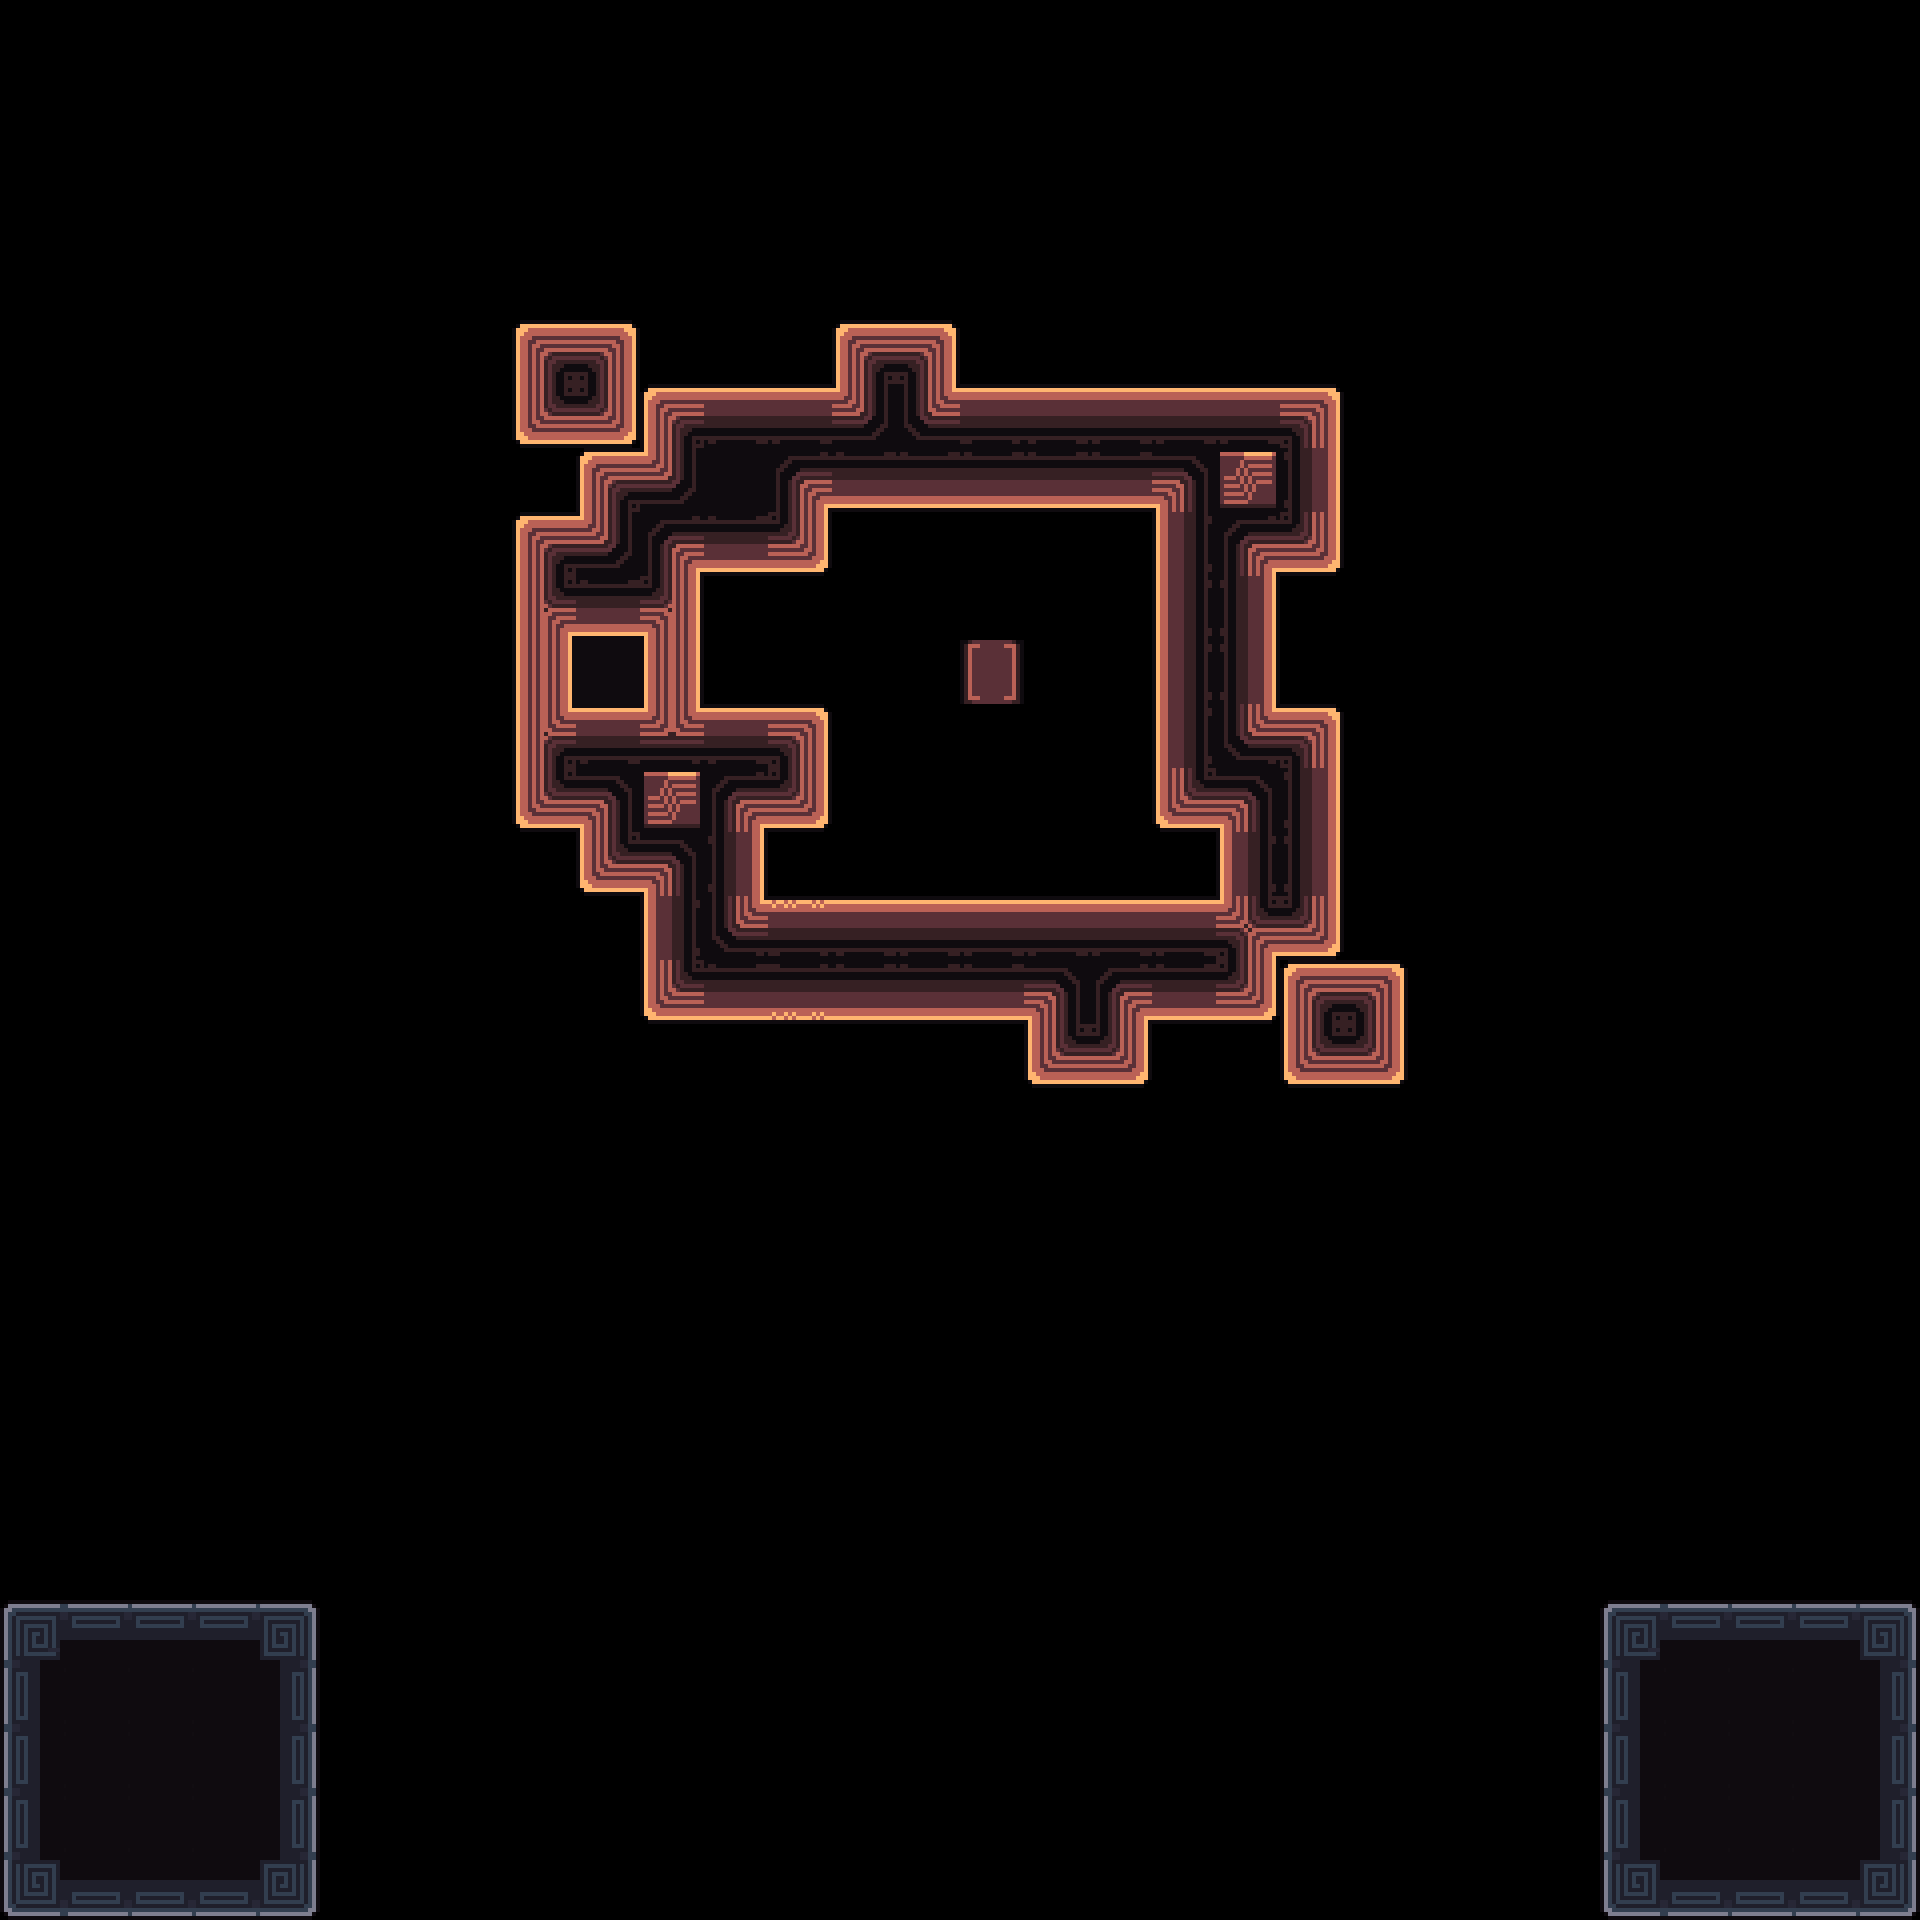

This game map was drawn from its Tiled (.tmx) file and the tilesets committed beside it. A one-line description and the full map source follow:
An orthogonal 30x30 tile map with 64x64 px tiles, 3 tile layers (Decoration, Main, Exit) and 12 objects (4x 1, 4x Spike, Camera1, Camera2, Unactive, ...).

<map version="1.10" tiledversion="1.11.2" orientation="orthogonal" renderorder="right-down" width="30" height="30" tilewidth="64" tileheight="64" infinite="0" nextlayerid="7" nextobjectid="73">
 <tileset firstgid="1" source="../tilesets/tileset_d.tsx" />
 <objectgroup id="4" name="Triggers" visible="0">
  <object id="23" name="Camera1" x="960" y="672">
   <point />
  </object>
  <object id="24" name="Camera2" x="704" y="480">
   <point />
  </object>
  <object id="29" name="Unactive" x="0" y="1600" width="320" height="320" />
  <object id="70" name="Data" type="1" x="0" y="0" width="63.6932" height="63.6932">
   <properties>
    <property name="bg" value="orange" />
    <property name="level_number" type="int" value="21" />
    <property name="level_unlock" value="17, 22" />
   </properties>
  </object>
  <object id="71" name="Win" x="0" y="64" width="1920" height="1216" />
 </objectgroup>
 <layer id="3" name="Decoration" width="30" height="30">
  <data encoding="csv">
0,0,0,0,0,0,0,0,0,0,0,0,0,0,0,0,0,0,0,0,0,0,0,0,0,0,0,0,0,0,
0,0,0,0,0,0,0,0,0,0,0,0,0,0,0,0,0,0,0,0,0,0,0,0,0,0,0,0,0,0,
0,0,0,0,0,0,0,0,0,0,0,0,0,0,0,0,0,0,0,0,0,0,0,0,0,0,0,0,0,0,
0,0,0,0,0,0,0,0,0,0,0,0,0,0,0,0,0,0,0,0,0,0,0,0,0,0,0,0,0,0,
0,0,0,0,0,0,0,0,0,0,0,0,0,0,0,0,0,0,0,0,0,0,0,0,0,0,0,0,0,0,
0,0,0,0,0,0,0,0,0,0,0,0,0,0,0,0,0,0,0,0,0,0,0,0,0,0,0,0,0,0,
0,0,0,0,0,0,0,0,0,0,0,0,0,0,0,0,0,0,0,0,0,0,0,0,0,0,0,0,0,0,
0,0,0,0,0,0,0,0,0,0,0,0,0,0,0,0,0,0,0,0,0,0,0,0,0,0,0,0,0,0,
0,0,0,0,0,0,0,0,0,0,0,0,0,0,0,0,0,0,0,0,0,0,0,0,0,0,0,0,0,0,
0,0,0,0,0,0,0,0,0,0,0,0,0,0,0,0,0,0,0,0,0,0,0,0,0,0,0,0,0,0,
0,0,0,0,0,0,0,0,0,0,0,0,0,0,0,77,0,0,0,0,0,0,0,0,0,0,0,0,0,0,
0,0,0,0,0,0,0,0,0,0,0,0,0,0,0,0,0,0,0,0,0,0,0,0,0,0,0,0,0,0,
0,0,0,0,0,0,0,0,0,0,0,0,0,0,0,0,0,0,0,0,0,0,0,0,0,0,0,0,0,0,
0,0,0,0,0,0,0,0,0,0,0,0,0,0,0,0,0,0,0,0,0,0,0,0,0,0,0,0,0,0,
0,0,0,0,0,0,0,0,0,0,0,0,0,0,0,0,0,0,0,0,0,0,0,0,0,0,0,0,0,0,
0,0,0,0,0,0,0,0,0,0,0,0,0,0,0,0,0,0,0,0,0,0,0,0,0,0,0,0,0,0,
0,0,0,0,0,0,0,0,0,0,0,0,0,0,0,0,0,0,0,0,0,0,0,0,0,0,0,0,0,0,
0,0,0,0,0,0,0,0,0,0,0,0,0,0,0,0,0,0,0,0,0,0,0,0,0,0,0,0,0,0,
0,0,0,0,0,0,0,0,0,0,0,0,0,0,0,0,0,0,0,0,0,0,0,0,0,0,0,0,0,0,
0,0,0,0,0,0,0,0,0,0,0,0,0,0,0,0,0,0,0,0,0,0,0,0,0,0,0,0,0,0,
0,0,0,0,0,0,0,0,0,0,0,0,0,0,0,0,0,0,0,0,0,0,0,0,0,0,0,0,0,0,
0,0,0,0,0,0,0,0,0,0,0,0,0,0,0,0,0,0,0,0,0,0,0,0,0,0,0,0,0,0,
0,0,0,0,0,0,0,0,0,0,0,0,0,0,0,0,0,0,0,0,0,0,0,0,0,0,0,0,0,0,
0,0,0,0,0,0,0,0,0,0,0,0,0,0,0,0,0,0,0,0,0,0,0,0,0,0,0,0,0,0,
0,0,0,0,0,0,0,0,0,0,0,0,0,0,0,0,0,0,0,0,0,0,0,0,0,0,0,0,0,0,
0,0,0,0,0,0,0,0,0,0,0,0,0,0,0,0,0,0,0,0,0,0,0,0,0,0,0,0,0,0,
0,0,0,0,0,0,0,0,0,0,0,0,0,0,0,0,0,0,0,0,0,0,0,0,0,0,0,0,0,0,
0,0,0,0,0,0,0,0,0,0,0,0,0,0,0,0,0,0,0,0,0,0,0,0,0,0,0,0,0,0,
0,0,0,0,0,0,0,0,0,0,0,0,0,0,0,0,0,0,0,0,0,0,0,0,0,0,0,0,0,0,
0,0,0,0,0,0,0,0,0,0,0,0,0,0,0,0,0,0,0,0,0,0,0,0,0,0,0,0,0,0
</data>
 </layer>
 <layer id="1" name="Main" width="30" height="30">
  <data encoding="csv">
0,0,0,0,0,0,0,0,0,0,0,0,0,0,0,0,0,0,0,0,0,0,0,0,0,0,0,0,0,0,
0,0,0,0,0,0,0,0,0,0,0,0,0,0,0,0,0,0,0,0,0,0,0,0,0,0,0,0,0,0,
0,0,0,0,0,0,0,0,0,0,0,0,0,0,0,0,0,0,0,0,0,0,0,0,0,0,0,0,0,0,
0,0,0,0,0,0,0,0,0,0,0,0,0,0,0,0,0,0,0,0,0,0,0,0,0,0,0,0,0,0,
0,0,0,0,0,0,0,0,0,0,0,0,0,0,0,0,0,0,0,0,0,0,0,0,0,0,0,0,0,0,
0,0,0,0,0,0,0,0,58,63,0,0,0,58,3221225566,0,0,0,0,0,0,0,0,0,0,0,0,0,0,0,
0,0,0,0,0,0,0,0,94,99,58,59,0,61,3221225569,0,0,59,59,59,63,0,0,0,0,0,0,0,0,0,
0,0,0,0,0,0,0,0,0,58,61,0,0,95,95,0,0,95,97,80,81,0,0,0,0,0,0,0,0,0,
0,0,0,0,0,0,0,0,58,61,98,95,0,0,0,0,0,0,76,98,99,0,0,0,0,0,0,0,0,0,
0,0,0,0,0,0,0,0,3221225546,1073741883,1073741898,0,0,0,0,0,0,0,76,81,0,0,0,0,0,0,0,0,0,0,
0,0,0,0,0,0,0,0,73,80,0,0,0,0,0,0,0,0,0,0,0,0,0,0,0,0,0,0,0,0,
0,0,0,0,0,0,0,0,2147483722,59,1073741915,59,0,0,0,0,0,0,76,62,63,0,0,0,0,0,0,0,0,0,
0,0,0,0,0,0,0,0,94,97,80,98,0,0,0,0,0,0,94,97,81,0,0,0,0,0,0,0,0,0,
0,0,0,0,0,0,0,0,0,94,97,81,0,0,0,0,0,0,0,76,81,0,0,0,0,0,0,0,0,0,
0,0,0,0,0,0,0,0,0,0,76,62,0,59,59,0,0,59,59,93,99,0,0,0,0,0,0,0,0,0,
0,0,0,0,0,0,0,0,0,0,94,95,0,95,95,0,0,98,95,99,58,63,0,0,0,0,0,0,0,0,
0,0,0,0,0,0,0,0,0,0,0,0,0,0,0,0,0,99,0,0,94,99,0,0,0,0,0,0,0,0,
0,0,0,0,0,0,0,0,0,0,0,0,0,0,0,0,0,0,0,0,0,0,0,0,0,0,0,0,0,0,
0,0,0,0,0,0,0,0,0,0,0,0,0,0,0,0,0,0,0,0,0,0,0,0,0,0,0,0,0,0,
0,0,0,0,0,0,0,0,0,0,0,0,0,0,0,0,0,0,0,0,0,0,0,0,0,0,0,0,0,0,
0,0,0,0,0,0,0,0,0,0,0,0,0,0,0,0,0,0,0,0,0,0,0,0,0,0,0,0,0,0,
0,0,0,0,0,0,0,0,0,0,0,0,0,0,0,0,0,0,0,0,0,0,0,0,0,0,0,0,0,0,
0,0,0,0,0,0,0,0,0,0,0,0,0,0,0,0,0,0,0,0,0,0,0,0,0,0,0,0,0,0,
0,0,0,0,0,0,0,0,0,0,0,0,0,0,0,0,0,0,0,0,0,0,0,0,0,0,0,0,0,0,
0,0,0,0,0,0,0,0,0,0,0,0,0,0,0,0,0,0,0,0,0,0,0,0,0,0,0,0,0,0,
10,12,12,12,15,0,0,0,0,0,0,0,0,0,0,0,0,0,0,0,0,0,0,0,0,10,12,12,12,15,
28,32,32,32,33,0,0,0,0,0,0,0,0,0,0,0,0,0,0,0,0,0,0,0,0,28,32,32,32,33,
28,32,32,32,33,0,0,0,0,0,0,0,0,0,0,0,0,0,0,0,0,0,0,0,0,28,32,32,32,33,
28,32,32,32,33,0,0,0,0,0,0,0,0,0,0,0,0,0,0,0,0,0,0,0,0,28,32,32,32,33,
46,48,48,48,51,0,0,0,0,0,0,0,0,0,0,0,0,0,0,0,0,0,0,0,0,46,48,48,48,51
</data>
 </layer>
 <layer id="6" name="Exit" width="30" height="30">
  <data encoding="csv">
0,0,0,0,0,0,0,0,0,0,0,0,0,0,0,0,0,0,0,0,0,0,0,0,0,0,0,0,0,0,
0,0,0,0,0,0,0,0,0,0,0,0,0,0,0,0,0,0,0,0,0,0,0,0,0,0,0,0,0,0,
0,0,0,0,0,0,0,0,0,0,0,0,0,0,0,0,0,0,0,0,0,0,0,0,0,0,0,0,0,0,
0,0,0,0,0,0,0,0,0,0,0,0,0,0,0,0,0,0,0,0,0,0,0,0,0,0,0,0,0,0,
0,0,0,0,0,0,0,0,0,0,0,0,0,0,0,0,0,0,0,0,0,0,0,0,0,0,0,0,0,0,
0,0,0,0,0,0,0,0,0,0,0,0,0,0,0,0,0,0,0,0,0,0,0,0,0,0,0,0,0,0,
0,0,0,0,0,0,0,0,0,0,0,0,59,0,0,3221225567,59,0,0,0,0,0,0,0,0,0,0,0,0,0,
0,0,0,0,0,0,0,0,0,0,0,80,98,0,0,95,95,0,0,78,0,0,0,0,0,0,0,0,0,0,
0,0,0,0,0,0,0,0,0,0,0,0,99,0,0,0,0,0,0,0,0,0,0,0,0,0,0,0,0,0,
0,0,0,0,0,0,0,0,0,0,0,0,0,0,0,0,0,0,0,0,0,0,0,0,0,0,0,0,0,0,
0,0,0,0,0,0,0,0,0,0,73,0,0,0,0,0,0,0,76,81,0,0,0,0,0,0,0,0,0,0,
0,0,0,0,0,0,0,0,0,0,0,0,63,0,0,0,0,0,0,0,0,0,0,0,0,0,0,0,0,0,
0,0,0,0,0,0,0,0,0,0,78,0,99,0,0,0,0,0,0,0,0,0,0,0,0,0,0,0,0,0,
0,0,0,0,0,0,0,0,0,0,0,0,0,0,0,0,0,0,0,0,0,0,0,0,0,0,0,0,0,0,
0,0,0,0,0,0,0,0,0,0,0,0,60,0,0,59,59,0,0,0,0,0,0,0,0,0,0,0,0,0,
0,0,0,0,0,0,0,0,0,0,0,0,96,0,0,95,97,0,0,0,0,0,0,0,0,0,0,0,0,0,
0,0,0,0,0,0,0,0,0,0,0,0,0,0,0,0,94,0,0,0,0,0,0,0,0,0,0,0,0,0,
0,0,0,0,0,0,0,0,0,0,0,0,0,0,0,0,0,0,0,0,0,0,0,0,0,0,0,0,0,0,
0,0,0,0,0,0,0,0,0,0,0,0,0,0,0,0,0,0,0,0,0,0,0,0,0,0,0,0,0,0,
0,0,0,0,0,0,0,0,0,0,0,0,0,0,0,0,0,0,0,0,0,0,0,0,0,0,0,0,0,0,
0,0,0,0,0,0,0,0,0,0,0,0,0,0,0,0,0,0,0,0,0,0,0,0,0,0,0,0,0,0,
0,0,0,0,0,0,0,0,0,0,0,0,0,0,0,0,0,0,0,0,0,0,0,0,0,0,0,0,0,0,
0,0,0,0,0,0,0,0,0,0,0,0,0,0,0,0,0,0,0,0,0,0,0,0,0,0,0,0,0,0,
0,0,0,0,0,0,0,0,0,0,0,0,0,0,0,0,0,0,0,0,0,0,0,0,0,0,0,0,0,0,
0,0,0,0,0,0,0,0,0,0,0,0,0,0,0,0,0,0,0,0,0,0,0,0,0,0,0,0,0,0,
0,0,0,0,0,0,0,0,0,0,0,0,0,0,0,0,0,0,0,0,0,0,0,0,0,0,0,0,0,0,
0,0,0,0,0,0,0,0,0,0,0,0,0,0,0,0,0,0,0,0,0,0,0,0,0,0,0,0,0,0,
0,0,0,0,0,0,0,0,0,0,0,0,0,0,0,0,0,0,0,0,0,0,0,0,0,0,0,0,0,0,
0,0,0,0,0,0,0,0,0,0,0,0,0,0,0,0,0,0,0,0,0,0,0,0,0,0,0,0,0,0,
0,0,0,0,0,0,0,0,0,0,0,0,0,0,0,0,0,0,0,0,0,0,0,0,0,0,0,0,0,0
</data>
 </layer>
 <objectgroup id="2" name="Entities">
  <object id="41" name="Player0" type="1" x="768" y="832" width="63.6932" height="63.6932" />
  <object id="43" name="Battery" type="1" x="960" y="640" width="63.6932" height="63.6932" />
  <object id="42" name="Player1" type="1" x="768" y="640" width="63.6932" height="63.6932" />
  <object id="52" name="Spike" x="1280" y="640" width="63.5" height="63.5" />
  <object id="69" name="Spike" x="576" y="640" width="63.5" height="63.5" />
  <object id="68" name="Spike" x="960" y="320" width="63.5" height="63.5" />
  <object id="72" name="Spike" x="960" y="1024" width="63.5" height="63.5" />
 </objectgroup>
</map>
